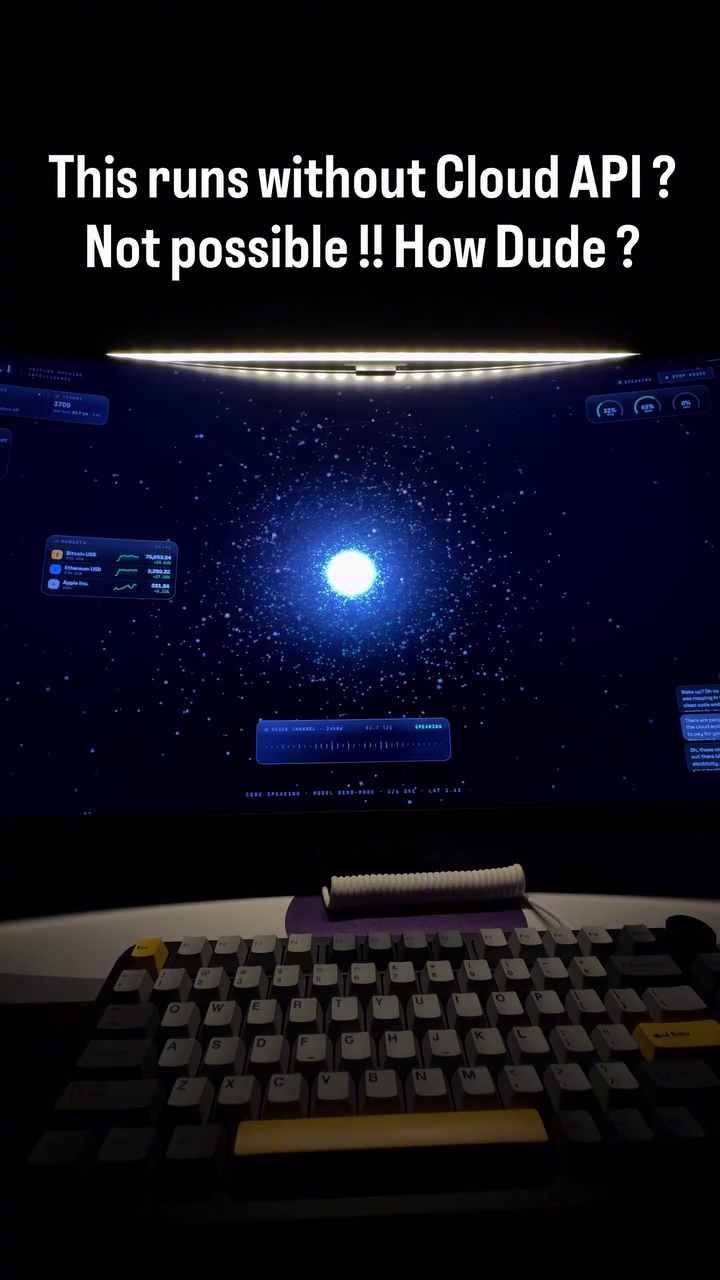
#> input picture scratch/ref_video_frame_3.png, 720 x 1280 px, found by its file name
$ python find_orb.py
#> lines starting #> are read from the running program, lines starting #| are printed output that depends on the picture
import cv2
import numpy as np

img = cv2.imread("d:/EV/scratch/ref_video_frame_3.png")
#> img is the input picture: shape (1280, 720, 3); mean B, G, R 31.8, 19.1, 19.7
h, w = img.shape[:2]
#> h = 1280; w = 720

# The glowing orb is bright cyan/white in the middle of the monitor
# Crop only the monitor area: y in [300, 700], x in [200, 800]
crop = img[300:700, 200:800]
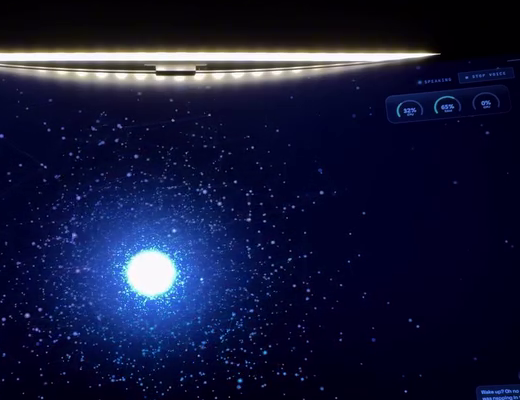
#> crop: shape (400, 520, 3); mean B, G, R 58.6, 25.3, 21.4
gray = cv2.cvtColor(crop, cv2.COLOR_BGR2GRAY)
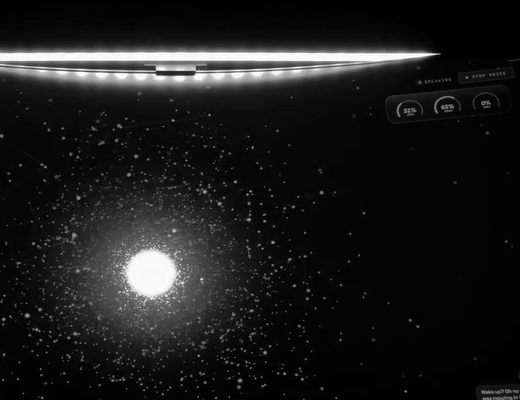
#> gray: shape (400, 520); min 0, max 255, mean 27.9
min_v, max_v, min_l, max_l = cv2.minMaxLoc(gray)
#> min_v = 0; max_v = 255; min_l = (480, 20); max_l = (418, 54)

orb_x = 200 + max_l[0]
#> orb_x = 618
orb_y = 300 + max_l[1]
#> orb_y = 354
print(f"Actual glowing orb center: ({orb_x}, {orb_y})")
#| Actual glowing orb center: (618, 354)

# Let's save a zoomed crop around the orb and its particles to see how they look and move!
zoom = img[orb_y-250:orb_y+250, orb_x-250:orb_x+250]
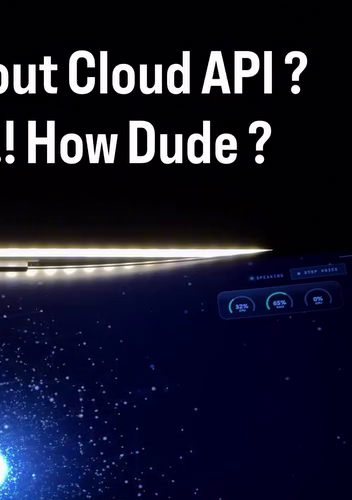
#> zoom: shape (500, 352, 3); mean B, G, R 46.8, 27.5, 26.8
cv2.imwrite("d:/EV/scratch/orb_zoom.png", zoom)
print("Saved orb_zoom.png")
